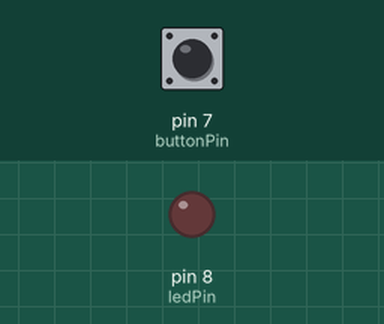
Simulated run of this sketch. Board: Arduino Uno, built with avr-gcc and run on an emulated ATmega328P. Parts: output pins drawn as LEDs (lit = HIGH). The inputs (shaded band) are chosen by the test bench; at power-on: pin 7 (buttonPin) LOW.

Above: at 1.2 s.
1.3 s: pin 7 (buttonPin) pulled HIGH for 0.15 s
At 2.5 s:
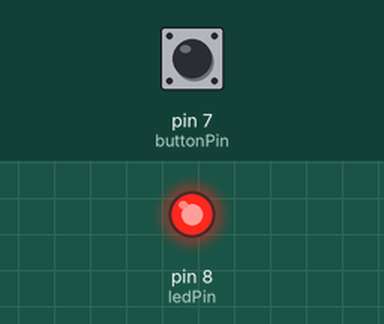
2.9 s: pin 7 (buttonPin) pulled HIGH for 1 s
At 3.8 s:
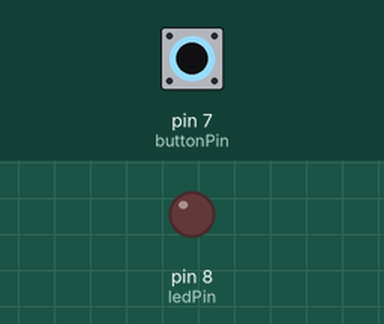
5.4 s: pin 7 (buttonPin) pulled HIGH for 3.2 s
At 5.8 s:
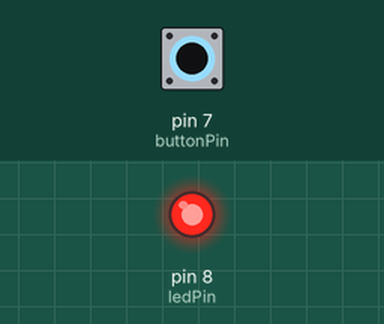
Timing chart, 0 to 8.4 s (numbered marks = the images above; inputs shaded):
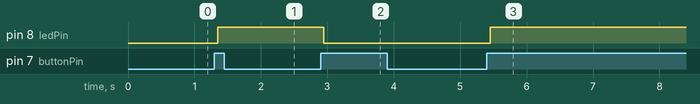

The sketch:

sketch.ino
```cpp
const int buttonPin = 7;    // Pino onde o botão está conectado
const int ledPin = 8;       // Pino onde o LED está conectado

int ledState = LOW;         // Estado atual do LED
int buttonState;            // Leitura atual do botão
int lastButtonState = LOW;  // Leitura anterior do botão

unsigned long lastDebounceTime = 0;  // Último momento em que o pino mudou de estado
unsigned long debounceDelay = 50;    // Tempo de debounce

void setup() {
  pinMode(buttonPin, INPUT);
  pinMode(ledPin, OUTPUT);

  // Define o estado inicial do LED para garantir que comece desligado
  digitalWrite(ledPin, ledState);
}

void loop() {
  // Lê o estado atual do botão
  int reading = digitalRead(buttonPin);

  // Se o estado mudou, reseta o temporizador
  if (reading != lastButtonState) {
    lastDebounceTime = millis();
  }

  // Se a leitura se manteve estável pelo tempo de debounce definido
  if ((millis() - lastDebounceTime) > debounceDelay) {

    // Se o estado do botão realmente mudou
    if (reading != buttonState) {
      buttonState = reading;

      // Só alterna o LED se o novo estado do botão for HIGH
      if (buttonState == HIGH) {
        ledState = !ledState; // Inverte o estado atual do LED
      }
    }
  }

  // Aplica o estado atualizado ao LED
  digitalWrite(ledPin, ledState);

  // Salva a leitura atual para a próxima volta do loop
  lastButtonState = reading;
}
```

Measured:
- after the input at 1.3 s, pin 8 (ledPin): LOW → HIGH after 0.05 s
- after the input at 2.9 s, pin 8 (ledPin): HIGH → LOW after 0.05 s
- after the input at 5.4 s, pin 8 (ledPin): LOW → HIGH after 0.05 s
